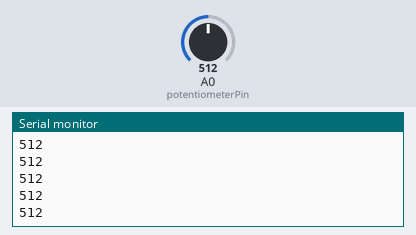
A sketch run on a simulated Arduino Uno, built with avr-gcc and run on an emulated ATmega328P. On the bench: the last lines printed to the serial monitor. Inputs (shaded band) come from the test bench; at power-on: A0 (potentiometerPin) = 512.

Above: at 1.2 s.
1.3 s: A0 (potentiometerPin) set to 716
At 2.3 s:
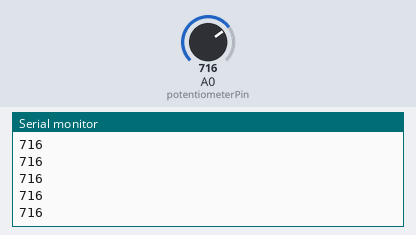
2.8 s: A0 (potentiometerPin) set to 900
At 3.5 s:
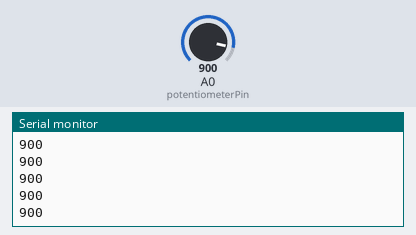
Timing chart, 0 to 5.8 s (numbered marks = the images above; inputs shaded):
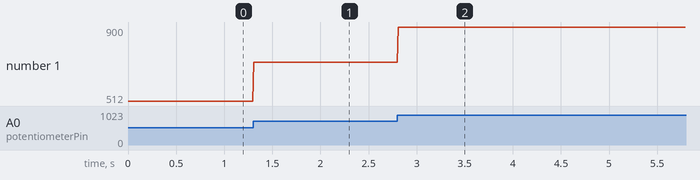

The sketch:

graphic_wave_controller.ino.ino
```cpp
const int potentiometerPin = A0;  // 可調電阻接到 A0 引腳

void setup() {
  Serial.begin(9600);
}

void loop() {
  int sensorValue = analogRead(A0);
  Serial.println(sensorValue);
  delay(10); // 調整靈敏度：越小越即時
}
```

Measured:
- after the input at 1.3 s, the serial monitor: prints a new line at once (image 1)
- after the input at 2.8 s, the serial monitor: prints a new line at once (image 2)
- plotted number 1: 512 → 716 after the input at 1.3 s, 716 → 900 after the input at 2.8 s
